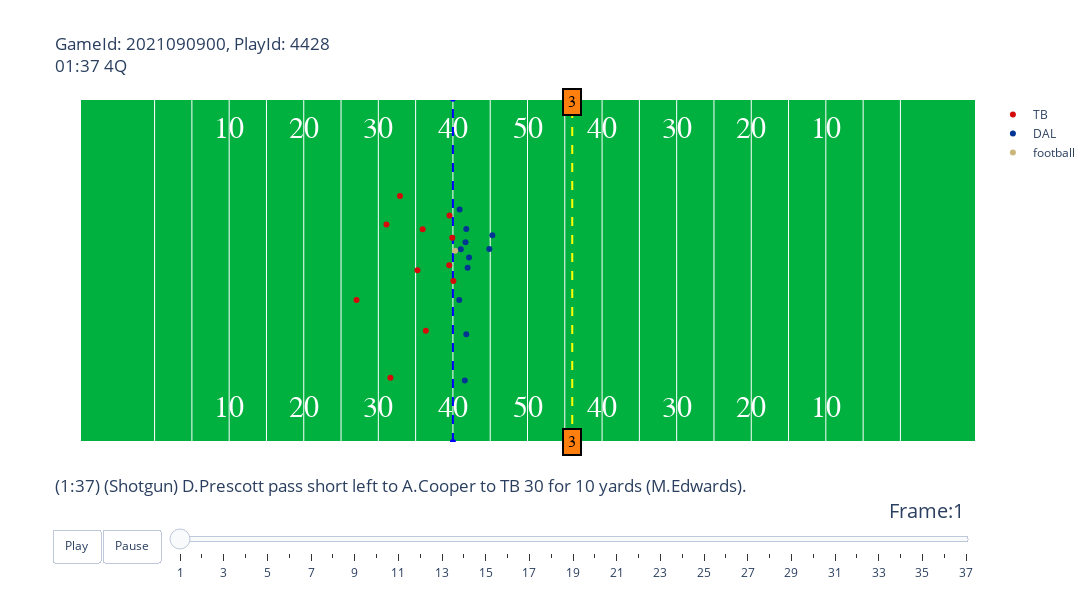
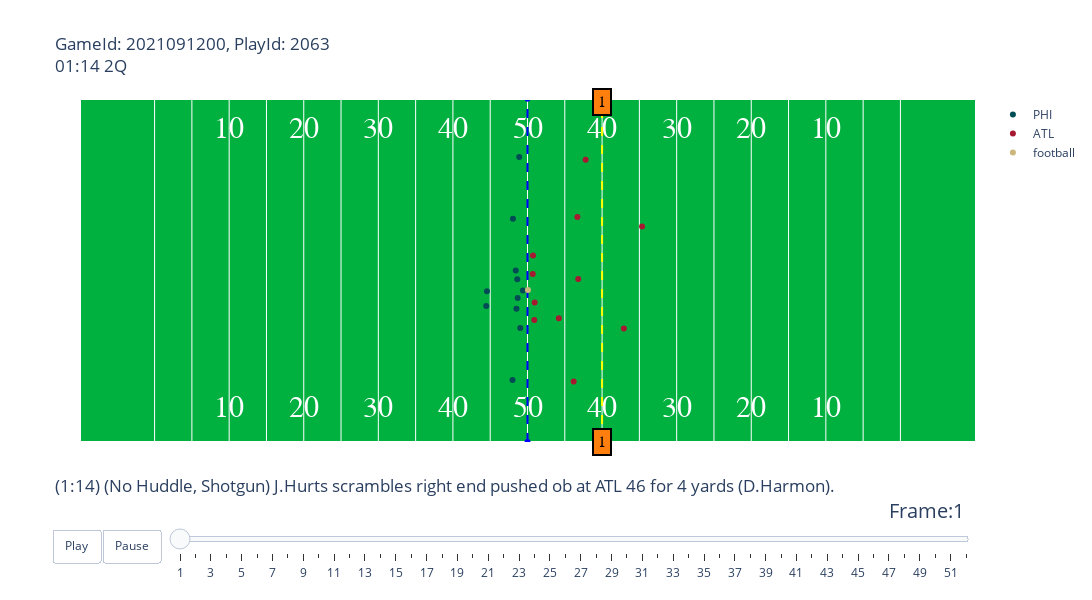
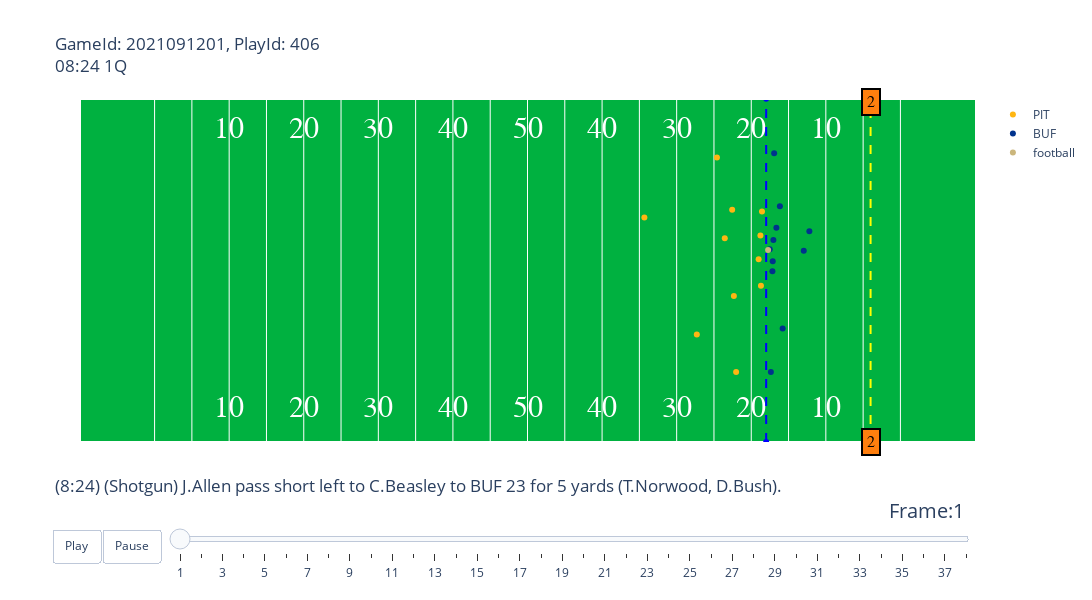
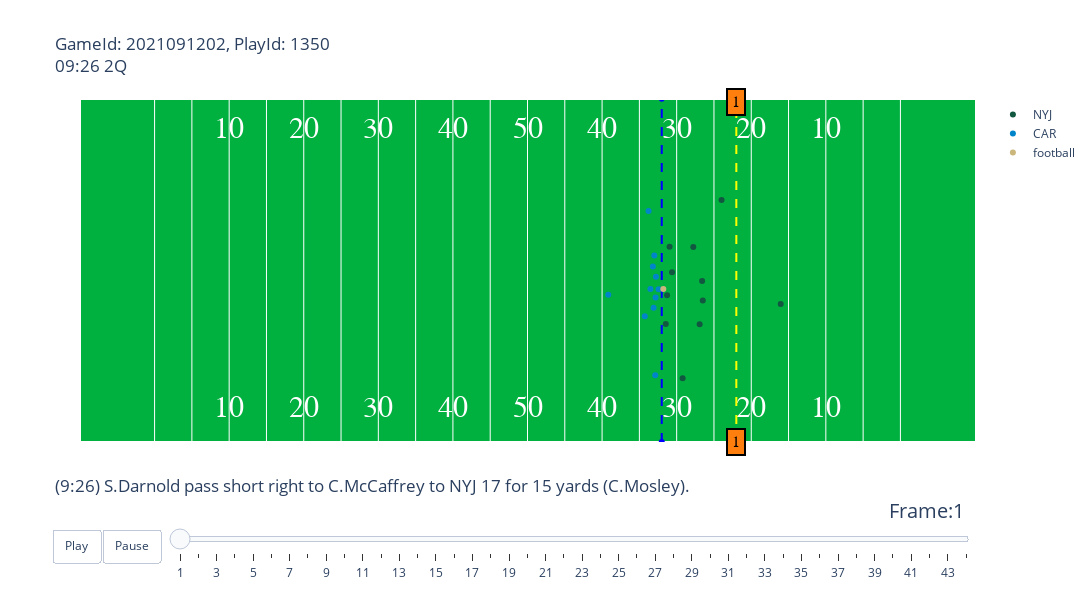

The notebook cell these images were saved under, in order:
### Code cell
# playId can be interchanged with specific plays relating to given circumstances



import random
for gameId in week1.gameId.unique()[0:5].tolist():
    plays_list = week1[week1.gameId==gameId].playId.unique().tolist()
    playId = random.choice(plays_list)
    animate = animate_play(week1,plays,players,pffScoutingData,gameId,playId).show()
    html = display.HTML(animate)
    html

    display.display(html)
    plt.close
